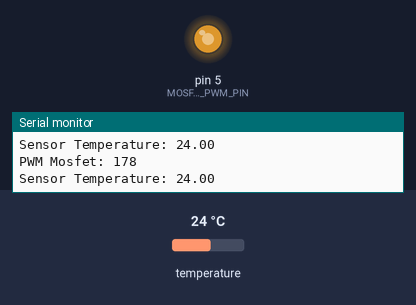
A sketch run on a simulated Arduino Uno, built with avr-gcc and run on an emulated ATmega328P. Shown: output pins drawn as LEDs (lit = HIGH), the last lines printed to the serial monitor. Inputs (shaded band) come from the test bench; at power-on: temperature 24 °C.

Above: at 3.3 s.
3.4 s: temperature set to 12 °C
At 5.0 s:
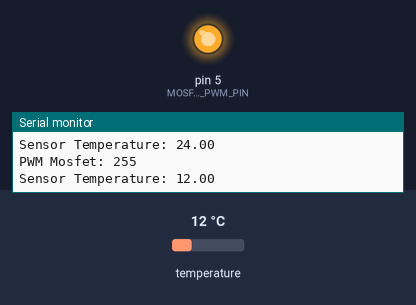
5.9 s: temperature set to 28 °C
At 6.3 s:
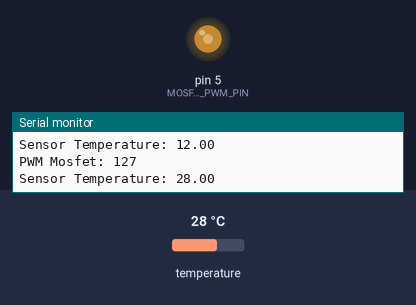
8.4 s: temperature set to 33 °C
At 10.1 s:
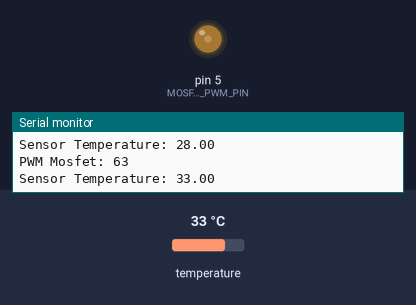
Timing chart, 0 to 11.6 s (numbered marks = the images above; inputs shaded):
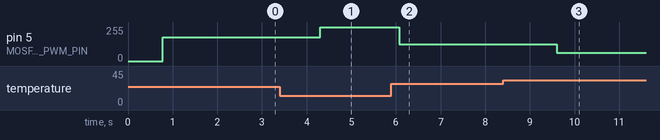

The sketch:

model_2.ino
```cpp
#include <OneWire.h>
#include <DallasTemperature.h>
#include <PID_v1.h>

// Pins
#define TEMP_SENSOR_PIN 8  // Temperature sensor pin
#define MOSFET_PWM_PIN 5 // Mosfet PWM pin

// Setup a oneWire instance to communicate with any OneWire device
OneWire oneWire(TEMP_SENSOR_PIN);

// Pass our oneWire reference to Dallas Temperature.
DallasTemperature sensors(&oneWire);

// Global variables
float desiredTemperature = 28.0;  // Initial desired temperature
int pwmValue = 0;

void setup() {
  // Initialize serial communication
  Serial.begin(9600);

  // Initialize the temperature sensor library
  sensors.begin();

  // Configure mosfet PWM pin as output
  pinMode(MOSFET_PWM_PIN, OUTPUT);
}

void loop() {
  float temperatureC = getTemperature();
  int pwmValueMosfet = calculatePwmValueMosfet(temperatureC);

  analogWrite(MOSFET_PWM_PIN, pwmValueMosfet);

  // Send data to Serial Plotter
  Serial.print("PWM Mosfet: ");
  Serial.println(pwmValueMosfet);

  Serial.print("Sensor Temperature: ");
  Serial.println(temperatureC);

  delay(1000);
}

float getTemperature() {
  sensors.requestTemperatures();
  return sensors.getTempCByIndex(0);
}

int calculatePwmValueMosfet(float temperatureC) {
  float tempDifference = desiredTemperature - temperatureC;
  return constrain(map(tempDifference * 10, -100, 100, 0, 255), 0, 255);
}
```

Measured:
- after the input at 3.4 s, pin 5 (MOSFET_PWM_PIN): 178/255 → 255/255 after 0.91 s
- after the input at 5.9 s, pin 5 (MOSFET_PWM_PIN): 255/255 → 127/255 after 0.18 s
- after the input at 8.4 s, pin 5 (MOSFET_PWM_PIN): 127/255 → 63/255 after 1.2 s
